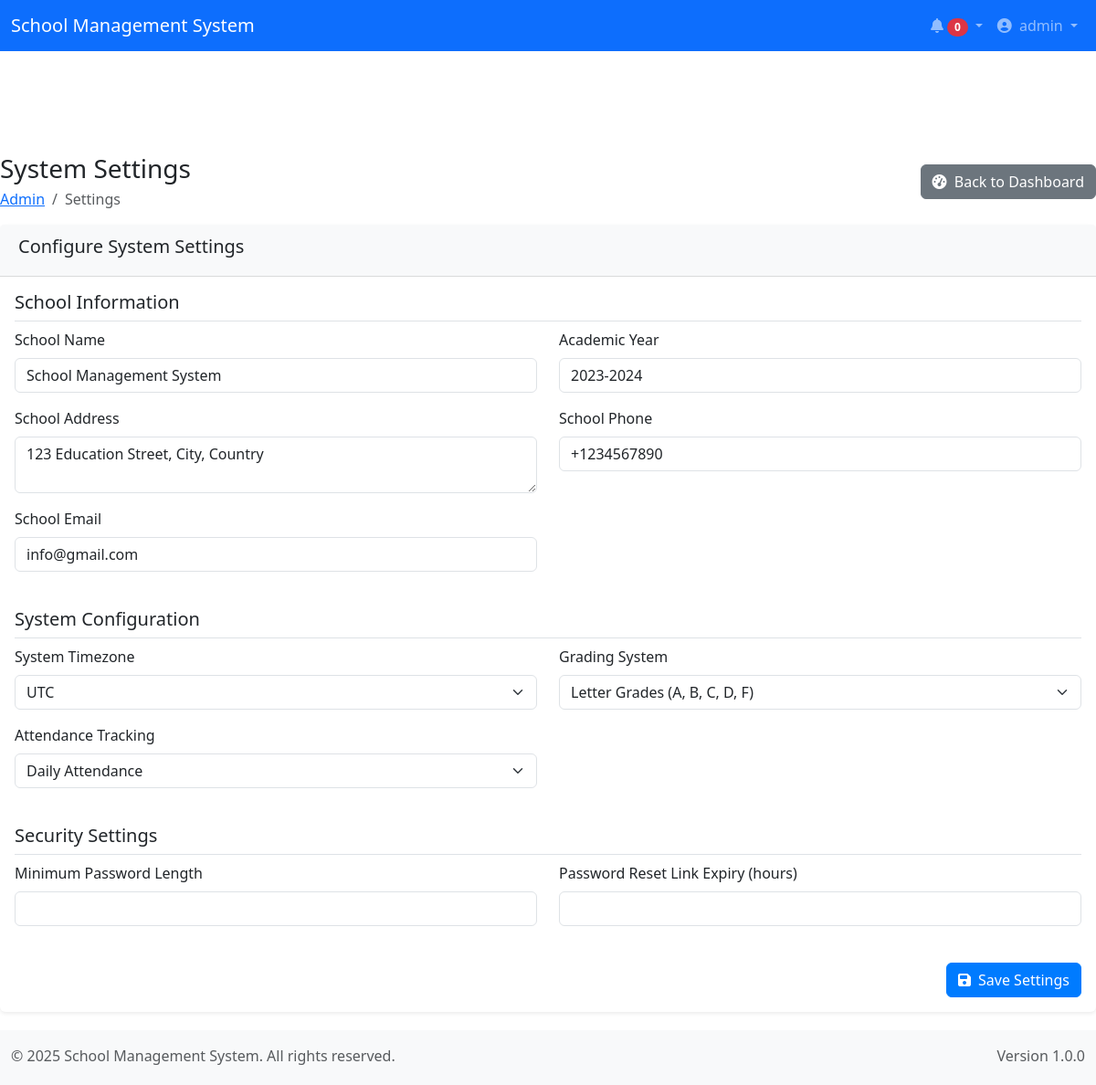
The page /modules/admin/settings.php (signed in) on the database its author committed.
### tables this page shows
CREATE TABLE users (
    id INT AUTO_INCREMENT PRIMARY KEY,
    username VARCHAR(50) UNIQUE NOT NULL,
    email VARCHAR(100) UNIQUE NOT NULL,
    password VARCHAR(255) NOT NULL,
    role ENUM('admin', 'teacher', 'student') NOT NULL,
    status ENUM('active', 'inactive', 'suspended') DEFAULT 'active',
    last_login DATETIME,
    created_at TIMESTAMP DEFAULT CURRENT_TIMESTAMP,
    updated_at TIMESTAMP DEFAULT CURRENT_TIMESTAMP ON UPDATE CURRENT_TIMESTAMP
);

CREATE TABLE settings (
    id INT AUTO_INCREMENT PRIMARY KEY,
    setting_key VARCHAR(100) UNIQUE NOT NULL,
    setting_value TEXT,
    description TEXT,
    created_at TIMESTAMP DEFAULT CURRENT_TIMESTAMP,
    updated_at TIMESTAMP DEFAULT CURRENT_TIMESTAMP ON UPDATE CURRENT_TIMESTAMP
);

### includes/database.php (called while the page is built, shortened)
<?php
function getDBConnection() {
    static $pdo = null;
    if ($pdo === null) {
        try {
            $dsn = "mysql:host=" . DB_HOST . ";dbname=" . DB_NAME . ";charset=utf8mb4";
            $options = [
                PDO::ATTR_ERRMODE => PDO::ERRMODE_EXCEPTION,
                PDO::ATTR_DEFAULT_FETCH_MODE => PDO::FETCH_ASSOC,
                PDO::ATTR_EMULATE_PREPARES => false,
            ];
            $pdo = new PDO($dsn, DB_USER, DB_PASS, $options);
        } catch (PDOException $e) {
            error_log("Database Connection Error: " . $e->getMessage());
            exit("Database Connection Failed: " . $e->getMessage());
        }
    }
    return $pdo;
}
function executeQuery($sql, $params = []) {
    try {
        $pdo = getDBConnection();
        $stmt = $pdo->prepare($sql);
        $stmt->execute($params);
        return $stmt->fetchAll();
    } catch (PDOException $e) {
        error_log("Query Execution Error: " . $e->getMessage());
        return false;
    }
}
function executeSingleQuery($sql, $params = []) {
    try {
        $pdo = getDBConnection();
        $stmt = $pdo->prepare($sql);
        $stmt->execute($params);
        return $stmt->fetch();
    } catch (PDOException $e) {
        error_log("Query Execution Error: " . $e->getMessage());
        return false;
    }
}

### includes/functions.php (called while the page is built, shortened)
<?php
require_once __DIR__ . '/database.php';
function getCurrentUser() {
    if (isset($_SESSION[SESSION_PREFIX . 'user_id'])) {
        $userId = $_SESSION[SESSION_PREFIX . 'user_id'];
        $sql = "SELECT * FROM users WHERE id = ?";
        return executeSingleQuery($sql, [$userId]);
    }
    return null;
}
function isLoggedIn() {
    return isset($_SESSION[SESSION_PREFIX . 'user_id']);
}

### modules/admin/settings.php (the view, shortened to what this page needs)
<?php
require_once '../../includes/header.php';
$settings = executeQuery("SELECT * FROM settings ORDER BY setting_key");
?>
<div class="page-header mb-3">
    <div class="row align-items-center">
        <div class="col">
            <h3 class="page-title mb-0">System Settings</h3>
            <ul class="breadcrumb mb-0 mt-1">
                <li class="breadcrumb-item"><a href="dashboard.php">Admin</a></li>
                <li class="breadcrumb-item active">Settings</li>
            </ul>
        </div>
        <div class="col-auto d-flex align-items-center">
            <a href="dashboard.php" class="btn btn-secondary">
                <i class="fas fa-tachometer-alt me-1"></i> Back to Dashboard
            </a>
        </div>
    </div>
</div>
<div class="card">
    <div class="card-header">
        <h5 class="card-title">Configure System Settings</h5>
    </div>
    <div class="card-body">
        <form method="POST" action="">
            <div class="mb-4">
                <h5 class="border-bottom pb-2">School Information</h5>
                <div class="row">
                    <div class="col-md-6">
                        <div class="mb-3">
                            <label for="school_name" class="form-label">School Name</label>
                            <input type="text" class="form-control" id="school_name"
                                   name="settings[school_name]"
                                   value="<?php echo htmlspecialchars(getSettingValue($settings, 'school_name')); ?>">
                        </div>
                    </div>
                    <div class="col-md-6">
                        <div class="mb-3">
                            <label for="academic_year" class="form-label">Academic Year</label>
                            <input type="text" class="form-control" id="academic_year"
                                   name="settings[academic_year]"
                                   value="<?php echo htmlspecialchars(getSettingValue($settings, 'academic_year')); ?>">
                        </div>
                    </div>
                </div>
                <div class="row">
                    <div class="col-md-6">
                        <div class="mb-3">
                            <label for="school_address" class="form-label">School Address</label>
                            <textarea class="form-control" id="school_address"
                                      name="settings[school_address]" rows="2"><?php
                                echo htmlspecialchars(getSettingValue($settings, 'school_address'));
                            ?></textarea>
                        </div>
                    </div>
                    <div class="col-md-6">
                        <div class="mb-3">
                            <label for="school_phone" class="form-label">School Phone</label>
                            <input type="tel" class="form-control" id="school_phone"
                                   name="settings[school_phone]"
                                   value="<?php echo htmlspecialchars(getSettingValue($settings, 'school_phone')); ?>">
                        </div>
                    </div>
                </div>
                <div class="row">
                    <div class="col-md-6">
                        <div class="mb-3">
                            <label for="school_email" class="form-label">School Email</label>
                            <input type="email" class="form-control" id="school_email"
                                   name="settings[school_email]"
                                   value="<?php echo htmlspecialchars(getSettingValue($settings, 'school_email')); ?>">
                        </div>
                    </div>
                </div>
            </div>
            <div class="mb-4">
                <h5 class="border-bottom pb-2">System Configuration</h5>
                <div class="row">
                    <div class="col-md-6">
                        <div class="mb-3">
                            <label for="system_timezone" class="form-label">System Timezone</label>
                            <select class="form-select" id="system_timezone"
                                    name="settings[system_timezone]">
                                <?php
                                $timezones = DateTimeZone::listIdentifiers();
                                $currentTimezone = getSettingValue($settings, 'system_timezone');
                                foreach ($timezones as $timezone) {
                                    $selected = $timezone === $currentTimezone ? 'selected' : '';
                                    echo "<option value=\"$timezone\" $selected>$timezone</option>";
                                }
                                ?>
                            </select>
                        </div>
                    </div>
                    <div class="col-md-6">
                        <div class="mb-3">
                            <label for="grading_system" class="form-label">Grading System</label>
                            <select class="form-select" id="grading_system"
                                    name="settings[grading_system]">
                                <option value="letter" <?php echo getSettingValue($settings, 'grading_system') === 'letter' ? 'selected' : ''; ?>>
                                    Letter Grades (A, B, C, D, F)
                                </option>
                            </select>
                        </div>
                    </div>
                </div>
                <div class="row">
                    <div class="col-md-6">
                        <div class="mb-3">
                            <label for="attendance_type" class="form-label">Attendance Tracking</label>
                            <select class="form-select" id="attendance_type"
                                    name="settings[attendance_type]">
                                <option value="daily" <?php echo getSettingValue($settings, 'attendance_type') === 'daily' ? 'selected' : ''; ?>>
                                    Daily Attendance
                                </option>
                            </select>
                        </div>
                    </div>
                </div>
            </div>
            <div class="mb-4">
                <h5 class="border-bottom pb-2">Security Settings</h5>
                <div class="row">
                    <div class="col-md-6">
                        <div class="mb-3">
                            <label for="password_min_length" class="form-label">Minimum Password Length</label>
                            <input type="number" class="form-control" id="password_min_length"
                                   name="settings[password_min_length]" min="6" max="20"
                                   value="<?php echo htmlspecialchars(getSettingValue($settings, 'password_min_length')); ?>">
                        </div>
                    </div>
                    <div class="col-md-6">
                        <div class="mb-3">
                            <label for="password_reset_expiry" class="form-label">Password Reset Link Expiry (hours)</label>
                            <input type="number" class="form-control" id="password_reset_expiry"
                                   name="settings[password_reset_expiry]" min="1" max="72"
                                   value="<?php echo htmlspecialchars(getSettingValue($settings, 'password_reset_expiry')); ?>">
                        </div>
                    </div>
                </div>
            </div>
            <div class="text-end">
                <button type="submit" class="btn btn-primary">
                    <i class="fas fa-save me-2"></i>Save Settings
                </button>
            </div>
        </form>
    </div>
</div>
<?php
function getSettingValue($settings, $key) {
    foreach ($settings as $setting) {
        if ($setting['setting_key'] === $key) {
            return $setting['setting_value'];
        }
    }
    return '';
}
require_once '../../includes/footer.php';
?>

### includes/header.php (shortened to what this page needs)
<?php
require_once __DIR__ . '/functions.php';
require_once __DIR__ . '/session.php';
require_once __DIR__ . '/database.php';
$currentUser = isLoggedIn() ? getCurrentUser() : null;
$settings = [];
$settingsData = executeQuery("SELECT setting_key, setting_value FROM settings");
if ($settingsData) {
    foreach ($settingsData as $setting) {
        $settings[$setting['setting_key']] = $setting['setting_value'];
    }
}
?>
<!DOCTYPE html>
<html lang="en">
<head>
    <link href="https://cdn.jsdelivr.net/npm/bootstrap@5.3.0/dist/css/bootstrap.min.css" rel="stylesheet">
    <link rel="stylesheet" href="https://cdnjs.cloudflare.com/ajax/libs/font-awesome/6.4.0/css/all.min.css">
    <link rel="stylesheet" href="<?php echo APP_URL; ?>/assets/css/style.css">
</head>
<body>
    <nav class="navbar navbar-expand-lg navbar-dark bg-primary fixed-top">
        <div class="container-fluid">
            <a class="navbar-brand" href="<?php echo APP_URL; ?>">
                <?php echo isset($settings['school_name']) ? htmlspecialchars($settings['school_name']) : htmlspecialchars(APP_NAME); ?>
            </a>
            <div class="collapse navbar-collapse" id="navbarNav">
                <ul class="navbar-nav ms-auto">
                    <?php if (isLoggedIn()): ?>
                        <li class="nav-item dropdown">
                            <a class="nav-link dropdown-toggle" href="#" id="notificationsDropdown" role="button" data-bs-toggle="dropdown" aria-expanded="false">
                                <i class="fas fa-bell"></i>
                                <span class="badge bg-danger rounded-pill">0</span>
                            </a>
                        </li>
                        <li class="nav-item dropdown">
                            <a class="nav-link dropdown-toggle" href="#" id="userDropdown" role="button" data-bs-toggle="dropdown" aria-expanded="false">
                                <i class="fas fa-user-circle me-1"></i>
                                <?php echo htmlspecialchars($currentUser['username']); ?>
                            </a>
                        </li>
                    <?php else: ?>
                        <li class="nav-item">
                            <a class="nav-link" href="<?php echo APP_URL; ?>/login.php">Login</a>
                        </li>
                    <?php endif; ?>
                </ul>
            </div>
        </div>
    </nav>
    <div class="container-fluid mt-5 pt-3">
        <div class="row">
            <?php if (isLoggedIn()): ?>
                <?php if ($currentUser['role'] !== 'admin'): ?>
                <div class="sidebar" id="sidebar">
                    <?php include_once __DIR__ . '/sidebar.php'; ?>
                </div>
                <div class="sidebar-overlay" id="sidebarOverlay"></div>
                <main class="main-content">
                <?php else: ?>
                <main class="col-12 px-md-4 py-4">
                <?php endif; ?>
            <?php endif; ?>
        </div>
    </div>
</body>
</html>

### includes/footer.php (shortened to what this page needs)
        <footer class="footer mt-auto py-3 bg-light">
            <div class="container-fluid">
                <div class="row">
                    <div class="col-md-6">
                        <p class="mb-0 text-muted">&copy; <?php echo date('Y'); ?> <?php echo isset($settings['school_name']) ? htmlspecialchars($settings['school_name']) : htmlspecialchars(APP_NAME); ?>. All rights reserved.</p>
                    </div>
                    <div class="col-md-6 text-md-end">
                        <p class="mb-0 text-muted">Version 1.0.0</p>
                    </div>
                </div>
            </div>
        </footer>
    </body>
</html>

### assets/css/style.css (style rules this page uses)
body { min-height: 100vh; padding-bottom: 60px; position: relative; padding-top: 56px; }
.card { margin-bottom: 20px; box-shadow: 0 0.125rem 0.25rem rgba(0, 0, 0, 0.075); border: none; }
.card-header { background-color: #f8f9fa; border-bottom: 1px solid rgba(0, 0, 0, 0.125); padding: 0.75rem 1.25rem; }
.form-label { font-weight: 500; }
.btn { padding: 0.375rem 0.75rem; font-weight: 500; }
.btn-primary { background-color: #007bff; border-color: #007bff; }
.footer { position: absolute; bottom: 0; width: 100%; height: 60px; background-color: #f5f5f5; z-index: 1000; }

### rows shown on the page
users: username "admin"
settings: setting_value "School Management System"
settings: setting_value "2023-2024"
settings: setting_value "123 Education Street, City, Country"
settings: setting_value "+1234567890"
settings: setting_value "info@gmail.com"
settings: setting_value "Letter Grades (A, B, C, D, F)"
settings: setting_value "Daily Attendance"

### other values the page prints
$settings['school_name'] "School Management System"
APP_NAME "School Management System"
form field value "UTC"
